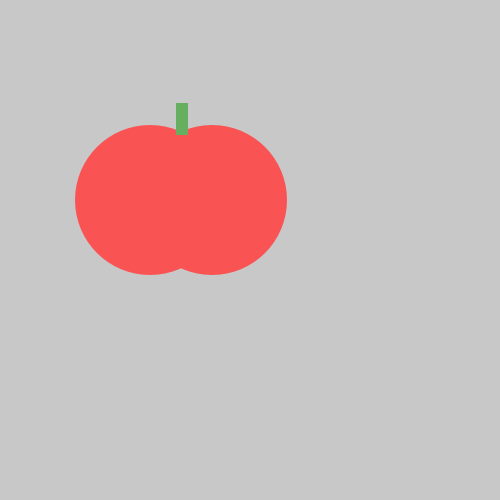
Frame 1 (no input)
Frame 60 (the mouse pressed at the canvas centre just before this capture): identical to frame 1, image omitted
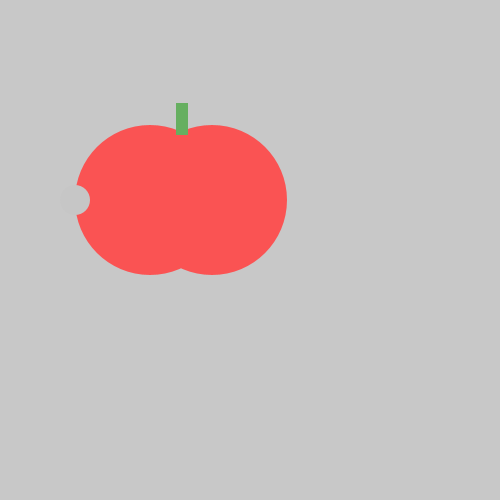
Frame 120 (the mouse held since frame 60 and released just before this capture)

The Processing sketch that drew these frames (run headless with seeded random() and noise(); from frame 60 on, the mouse is pressed at the canvas centre):

// Processing sketch: Tomato
// ── Tomato.pde
void setup() {
    size(500, 500);
}
void draw() {
    background(200, 200, 200);
    noStroke();
    fill(#FA5353);
    ellipse(150, 200, 150, 150);
    ellipse(212, 200, 150, 150);
    fill(#66AF60);
    rect(176, 103, 12, 32);
    if(mousePressed){
    fill(#C6C6C6);
    ellipse(75, 200, 30, 30);
    }
}
